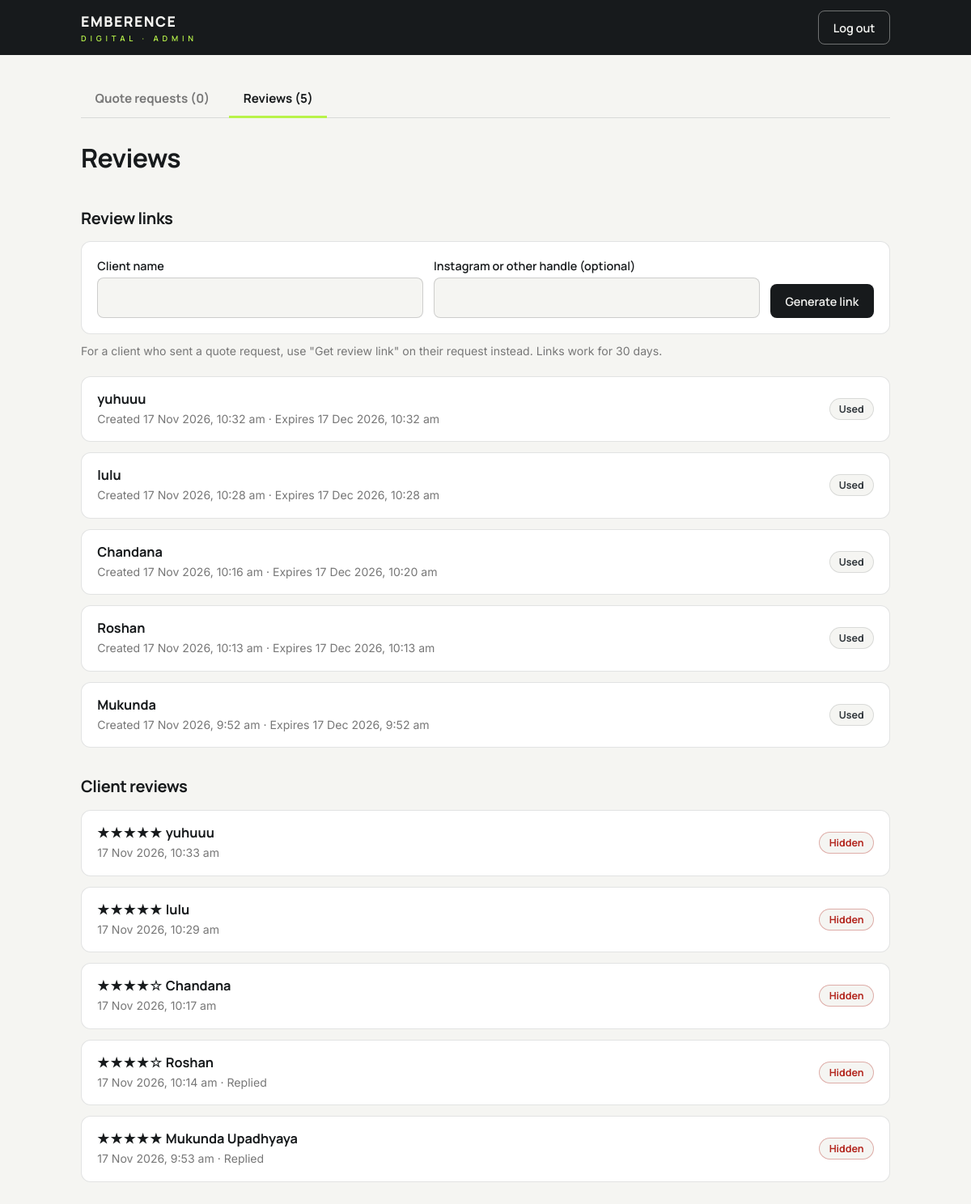
The app's page /?tab=reviews (signed in) with its own data.
### tables this page shows
CREATE TABLE review_links (
  id INTEGER PRIMARY KEY AUTOINCREMENT,
  token TEXT NOT NULL UNIQUE,
  client_name TEXT NOT NULL, handle TEXT, quote_id INTEGER,
  status TEXT NOT NULL DEFAULT 'active',
  created_at TEXT NOT NULL, expires_at TEXT NOT NULL
);

CREATE TABLE reviews (
  id INTEGER PRIMARY KEY AUTOINCREMENT,
  link_id INTEGER NOT NULL UNIQUE,
  display_name TEXT NOT NULL, rating INTEGER NOT NULL,
  title TEXT, body TEXT NOT NULL,
  status TEXT NOT NULL DEFAULT 'published',
  owner_reply TEXT, edited_by_admin INTEGER NOT NULL DEFAULT 0,
  created_at TEXT NOT NULL, updated_at TEXT NOT NULL
);

### index.php (the view, shortened to what this page needs)
<?php
function e($s): string { return htmlspecialchars((string) $s, ENT_QUOTES | ENT_SUBSTITUTE, 'UTF-8'); }
function csrf(): string { return $_SESSION['csrf'] ??= bin2hex(random_bytes(32)); }
function when(string $utc): string {
    return (new DateTime($utc . ' UTC'))->setTimezone(new DateTimeZone(TIMEZONE))->format('d M Y, g:i a');
}
function stars(int $n): string { $n = max(0, min(5, $n)); return str_repeat('★', $n) . str_repeat('☆', 5 - $n); }
function link_state(array $l): array {
    if ($l['review_id']) return ['Used', ''];
    return ['Active', 'ok'];
}
$pdo = db();
$error = '';
$loggedIn = !empty($_SESSION['admin']);
if ($loggedIn) {
    $tab = ($_GET['tab'] ?? '') === 'reviews' ? 'reviews' : 'quotes';
    $open = (string) ($_GET['open'] ?? '');
    $counts = array_fill_keys(STATUSES, 0);
    $total = array_sum($counts);
    $reviewTotal = (int) $pdo->query('SELECT COUNT(*) FROM reviews')->fetchColumn();
    if ($tab === 'quotes') {
        $filter = in_array($_GET['status'] ?? '', STATUSES, true) ? $_GET['status'] : '';
        $q = trim((string) ($_GET['q'] ?? ''));
        $sql = 'SELECT * FROM quotes WHERE 1=1';
        $args = [];
        if ($filter !== '') { $sql .= ' AND status = ?'; $args[] = $filter; }
        if ($q !== '') {
            $sql .= ' AND (name LIKE ? OR email LIKE ? OR phone LIKE ? OR details LIKE ?)';
            array_push($args, ...array_fill(0, 4, '%' . $q . '%'));
        }
        $sql .= ' ORDER BY id DESC LIMIT 200';
        $st = $pdo->prepare($sql);
        $st->execute($args);
        $rows = $st->fetchAll();
    } else {
        $links = $pdo->query('SELECT l.*, r.id AS review_id FROM review_links l LEFT JOIN reviews r ON r.link_id = l.id ORDER BY l.id DESC LIMIT 200')->fetchAll();
        $reviews = $pdo->query('SELECT r.*, l.client_name, l.handle FROM reviews r JOIN review_links l ON l.id = r.link_id ORDER BY r.id DESC LIMIT 200')->fetchAll();
    }
}
?>
<!DOCTYPE html>
<html lang="en">
<head>
</head>
<body>
<?php if (!$loggedIn): ?>
  <main>
    <form class="login" method="post" autocomplete="off">
      <h1>Admin login</h1>
      <?php if ($error): ?><p class="banner" role="alert"><?= e($error) ?></p><?php endif; ?>
      <input type="hidden" name="action" value="login">
      <label for="u">Username</label>
      <input type="text" id="u" name="username" autocomplete="username" required autofocus>
      <label for="p">Password</label>
      <input type="password" id="p" name="password" autocomplete="current-password" required>
      <button class="btn btn-dark" type="submit">Log in</button>
    </form>
  </main>
<?php else: ?>
  <header>
    <div class="wrap">
      <div class="brand"><b>EMBERENCE</b><span>DIGITAL · ADMIN</span></div>
      <form method="post" style="margin:0">
        <button class="btn btn-ghost" type="submit">Log out</button>
      </form>
    </div>
  </header>
  <main class="wrap">
    <nav class="tabs" aria-label="Sections">
      <a class="tab <?= $tab === 'quotes' ? 'on' : '' ?>" href="index.php" <?= $tab === 'quotes' ? 'aria-current="page"' : '' ?>>Quote requests (<?= $total ?>)</a>
      <a class="tab <?= $tab === 'reviews' ? 'on' : '' ?>" href="?tab=reviews" <?= $tab === 'reviews' ? 'aria-current="page"' : '' ?>>Reviews (<?= $reviewTotal ?>)</a>
    </nav>
<?php if ($tab === 'quotes'): ?>
    <h1>Quote requests</h1>
    <div class="stats">
      <a class="chip <?= $filter === '' ? 'on' : '' ?>" href="index.php">All (<?= $total ?>)</a>
      <?php foreach (STATUSES as $s): ?>
        <a class="chip <?= $filter === $s ? 'on' : '' ?>" href="?status=<?= urlencode($s) ?>"><?= e($s) ?> (<?= $counts[$s] ?>)</a>
      <?php endforeach; ?>
    </div>
    <form class="search" method="get" role="search" style="margin-bottom:1.2rem">
      <?php if ($filter): ?><input type="hidden" name="status" value="<?= e($filter) ?>"><?php endif; ?>
      <input type="search" name="q" value="<?= e($q) ?>" placeholder="Search name, email, phone or message" aria-label="Search requests">
      <button class="btn btn-dark" type="submit">Search</button>
    </form>
    <?php if (!$rows): ?>
      <p class="empty">No requests found.</p>
    <?php endif; ?>
    <?php foreach ($rows as $r): ?>
      <details class="req">
        <summary>
          <span class="who"><?= e($r['name']) ?></span>
          <span class="badge <?= $r['status'] === 'New' ? 'New' : '' ?>"><?= e($r['status']) ?></span>
          <span class="meta"><?= e($r['email']) ?> · <?= e(when($r['created_at'])) ?></span>
        </summary>
        <div class="body">
          <dl>
            <dt>Email</dt><dd><a href="mailto:<?= e($r['email']) ?>"><?= e($r['email']) ?></a></dd>
            <dt>Phone</dt><dd><?= $r['phone'] !== '' ? '<a href="tel:' . e(preg_replace('/[^0-9+]/', '', $r['phone'])) . '">' . e($r['phone']) . '</a>' : 'Not provided' ?></dd>
            <dt>Address</dt><dd><?= $r['address'] !== '' ? e($r['address']) : 'Not provided' ?></dd>
            <dt>Looking for</dt><dd><div class="msg"><?= e($r['details']) ?></div></dd>
          </dl>
          <div class="actions">
            <form method="post">
              <input type="hidden" name="action" value="status"><input type="hidden" name="id" value="<?= (int) $r['id'] ?>"><input type="hidden" name="csrf" value="<?= e(csrf()) ?>">
              <label for="s<?= (int) $r['id'] ?>" class="sr">Status</label>
              <select id="s<?= (int) $r['id'] ?>" name="status">
                <?php foreach (STATUSES as $s): ?><option <?= $s === $r['status'] ? 'selected' : '' ?>><?= e($s) ?></option><?php endforeach; ?>
              </select>
              <button class="btn btn-dark" type="submit">Update</button>
            </form>
            <a class="btn" href="mailto:<?= e($r['email']) ?>?subject=<?= rawurlencode('Your quote request - Emberence Digital') ?>">Reply by email</a>
            <form method="post">
              <input type="hidden" name="action" value="link_create"><input type="hidden" name="quote_id" value="<?= (int) $r['id'] ?>"><input type="hidden" name="csrf" value="<?= e(csrf()) ?>">
              <button class="btn btn-dark" type="submit">Get review link</button>
            </form>
            <form method="post" onsubmit="return confirm('Delete this request permanently?');">
              <input type="hidden" name="action" value="delete"><input type="hidden" name="id" value="<?= (int) $r['id'] ?>"><input type="hidden" name="csrf" value="<?= e(csrf()) ?>">
              <button class="btn btn-danger" type="submit">Delete</button>
            </form>
          </div>
        </div>
      </details>
    <?php endforeach; ?>
<?php else: ?>
    <h1>Reviews</h1>
    <h2 class="sub">Review links</h2>
    <form class="gen" method="post">
      <div>
        <label for="cn">Client name</label>
        <input type="text" id="cn" name="client_name" maxlength="100" required>
      </div>
      <div>
        <label for="ch">Instagram or other handle (optional)</label>
        <input type="text" id="ch" name="handle" maxlength="60">
      </div>
      <button class="btn btn-dark" type="submit">Generate link</button>
    </form>
    <p class="note" style="margin:.6rem 0 1.2rem">For a client who sent a quote request, use "Get review link" on their request instead. Links work for <?= (int) REVIEW_LINK_DAYS ?> days.</p>
    <?php foreach ($links as $l): [$label, $cls] = link_state($l); $lid = (int) $l['id']; ?>
      <details class="req" id="l<?= $lid ?>" <?= $open === 'l' . $lid ? 'open' : '' ?>>
        <summary>
          <span class="who"><?= e($l['client_name']) ?></span>
          <span class="badge <?= e($cls) ?>"><?= e($label) ?></span>
          <span class="meta"><?= $l['handle'] !== '' && $l['handle'] !== null ? e($l['handle']) . ' · ' : '' ?>Created <?= e(when($l['created_at'])) ?> · Expires <?= e(when($l['expires_at'])) ?></span>
        </summary>
      </details>
    <?php endforeach; ?>
    <h2 class="sub">Client reviews</h2>
    <?php foreach ($reviews as $r): $rid = (int) $r['id']; $pub = $r['status'] === 'published'; ?>
      <details class="req" id="r<?= $rid ?>" <?= $open === 'r' . $rid ? 'open' : '' ?>>
        <summary>
          <span class="who"><span class="stars" aria-label="<?= (int) $r['rating'] ?> out of 5 stars"><?= e(stars((int) $r['rating'])) ?></span> <?= e($r['display_name']) ?></span>
          <span class="badge <?= $pub ? 'ok' : 'off' ?>"><?= $pub ? 'Published' : 'Hidden' ?></span>
          <span class="meta"><?= e(when($r['created_at'])) ?><?= $r['edited_by_admin'] ? ' · Edited by admin' : '' ?><?= $r['owner_reply'] !== '' && $r['owner_reply'] !== null ? ' · Replied' : '' ?></span>
        </summary>
      </details>
    <?php endforeach; ?>
<?php endif; ?>
  </main>
<?php endif; ?>
</body>
</html>

### index.php (style rules this page uses)
:root { --dark:#171A1C; --lime:#B8F34A; --off:#F5F5F2; --text:#30363B; --muted:#777; --white:#fff; --line:rgba(23,26,28,.12); --error:#B3261E; }
*, *::before, *::after { box-sizing: border-box; }
body { margin:0; font:400 1rem/1.6 'Inter',system-ui,sans-serif; color:var(--text); background:var(--off); }
h1,h2,h3 { font-family:'Manrope',system-ui,sans-serif; color:var(--dark); margin:0; letter-spacing:-.02em; }
a { color:inherit; }
.wrap { width:min(1000px,100% - 2rem); margin-inline:auto; }
header { background:var(--dark); color:var(--off); }
header .wrap { display:flex; align-items:center; justify-content:space-between; height:68px; }
.brand b { font:800 1.1rem 'Manrope',sans-serif; letter-spacing:.08em; }
.brand span { display:block; font:600 .6rem 'Manrope',sans-serif; letter-spacing:.5em; color:var(--lime); }
.btn { font:600 .9rem 'Manrope',sans-serif; padding:.65rem 1.1rem; border-radius:8px; border:1.5px solid transparent; cursor:pointer; background:var(--lime); color:var(--dark); text-decoration:none; display:inline-block; }
.btn-ghost { background:transparent; color:var(--off); border-color:rgba(245,245,242,.4); }
.btn-dark { background:var(--dark); color:var(--off); }
main { padding:2rem 0 4rem; }
label { display:block; font:600 .9rem 'Manrope',sans-serif; color:var(--dark); margin:0 0 .35rem; }
input[type=text], input[type=password], input[type=search], select, textarea { width:100%; padding:.7rem .9rem; font:inherit; background:var(--off); border:1.5px solid rgba(23,26,28,.18); border-radius:8px; margin-bottom:1rem; }
.tabs { display:flex; gap:.4rem; border-bottom:1px solid var(--line); margin-bottom:1.5rem; }
.tab { padding:.7rem 1.1rem; font:700 .95rem 'Manrope',sans-serif; text-decoration:none; color:var(--muted); border-bottom:3px solid transparent; margin-bottom:-1px; }
.tab.on { color:var(--dark); border-color:var(--lime); }
.sub { font-size:1.25rem; margin:2rem 0 .8rem; }
.req { background:var(--white); border:1px solid var(--line); border-radius:12px; margin-bottom:.8rem; }
.req summary { list-style:none; cursor:pointer; display:grid; grid-template-columns:1fr auto; gap:.2rem 1rem; padding:1rem 1.2rem; }
.req .who { font:700 1.02rem 'Manrope',sans-serif; color:var(--dark); }
.req .meta { grid-column:1; font-size:.88rem; color:var(--muted); }
.badge { grid-row:1 / span 2; grid-column:2; align-self:center; padding:.25rem .7rem; border-radius:999px; font:700 .78rem 'Manrope',sans-serif; background:var(--off); border:1px solid var(--line); }
.badge.off { color:var(--error); border-color:rgba(179,38,30,.35); }
.gen { display:grid; grid-template-columns:1fr 1fr auto; gap:.8rem; align-items:end; background:var(--white); border:1px solid var(--line); border-radius:12px; padding:1.2rem; }
.gen input { margin:0; }
.note { font-size:.88rem; color:var(--muted); margin:0; }
.stars { letter-spacing:.1em; color:var(--dark); }

### records on screen
review_links: client_name "yuhuuu", label "Used", created_at "17 Nov 2026, 10:32 am", expires_at "17 Dec 2026, 10:32 am"
review_links: client_name "lulu", label "Used", created_at "17 Nov 2026, 10:28 am", expires_at "17 Dec 2026, 10:28 am"
review_links: client_name "Chandana", label "Used", created_at "17 Nov 2026, 10:16 am", expires_at "17 Dec 2026, 10:20 am"
review_links: client_name "Roshan", label "Used", created_at "17 Nov 2026, 10:13 am", expires_at "17 Dec 2026, 10:13 am"
review_links: client_name "Mukunda", label "Used", created_at "17 Nov 2026, 9:52 am", expires_at "17 Dec 2026, 9:52 am"
reviews: rating "★★★★★", display_name "yuhuuu", status "Hidden", created_at "17 Nov 2026, 10:33 am"
reviews: rating "★★★★★", display_name "lulu", status "Hidden", created_at "17 Nov 2026, 10:29 am"
reviews: rating "★★★★☆", display_name "Chandana", status "Hidden", created_at "17 Nov 2026, 10:17 am"
reviews: rating "★★★★☆", display_name "Roshan", status "Hidden", created_at "17 Nov 2026, 10:14 am", shows "· Replied"
reviews: rating "★★★★★", display_name "Mukunda Upadhyaya", status "Hidden", created_at "17 Nov 2026, 9:53 am", shows "· Replied"

### other values on screen
$total "0"
$reviewTotal "5"
REVIEW_LINK_DAYS "30"
